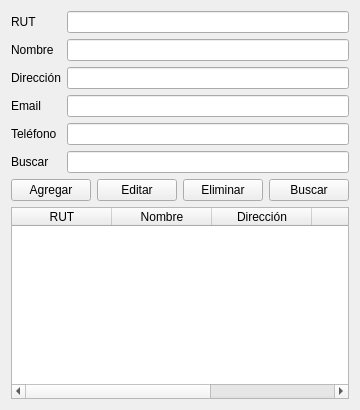
<?xml version="1.0" encoding="UTF-8"?>
<ui version="4.0">
 <class>ClientesForm</class>
 <widget class="QWidget" name="ClientesForm">
  <layout class="QVBoxLayout" name="verticalLayout">
   <item>
    <layout class="QGridLayout" name="formLayout">
     <item row="0" column="0">
      <widget class="QLabel" name="labelRut">
       <property name="text">
        <string>RUT</string>
       </property>
      </widget>
     </item>
     <item row="0" column="1">
      <widget class="QLineEdit" name="inputRut"/>
     </item>
     <item row="1" column="0">
      <widget class="QLabel" name="labelNombre">
       <property name="text">
        <string>Nombre</string>
       </property>
      </widget>
     </item>
     <item row="1" column="1">
      <widget class="QLineEdit" name="inputNombre"/>
     </item>
     <item row="2" column="0">
      <widget class="QLabel" name="labelDireccion">
       <property name="text">
        <string>Dirección</string>
       </property>
      </widget>
     </item>
     <item row="2" column="1">
      <widget class="QLineEdit" name="inputDireccion"/>
     </item>
     <item row="3" column="0">
      <widget class="QLabel" name="labelEmail">
       <property name="text">
        <string>Email</string>
       </property>
      </widget>
     </item>
     <item row="3" column="1">
      <widget class="QLineEdit" name="inputEmail"/>
     </item>
     <item row="4" column="0">
      <widget class="QLabel" name="labelTelefono">
       <property name="text">
        <string>Teléfono</string>
       </property>
      </widget>
     </item>
     <item row="4" column="1">
      <widget class="QLineEdit" name="inputTelefono"/>
     </item>
     <item row="5" column="0">
      <widget class="QLabel" name="labelBuscar">
       <property name="text">
        <string>Buscar</string>
       </property>
      </widget>
     </item>
     <item row="5" column="1">
      <widget class="QLineEdit" name="inputBuscar"/>
     </item>
    </layout>
   </item>
   <item>
    <layout class="QHBoxLayout" name="horizontalLayout">
     <item>
      <widget class="QPushButton" name="btnAgregar">
       <property name="text">
        <string>Agregar</string>
       </property>
      </widget>
     </item>
     <item>
      <widget class="QPushButton" name="btnEditar">
       <property name="text">
        <string>Editar</string>
       </property>
      </widget>
     </item>
     <item>
      <widget class="QPushButton" name="btnEliminar">
       <property name="text">
        <string>Eliminar</string>
       </property>
      </widget>
     </item>
     <item>
      <widget class="QPushButton" name="btnBuscar">
       <property name="text">
        <string>Buscar</string>
       </property>
      </widget>
     </item>
    </layout>
   </item>
   <item>
    <widget class="QTableWidget" name="tablaClientes">
     <column>
      <property name="text">
       <string>RUT</string>
      </property>
     </column>
     <column>
      <property name="text">
       <string>Nombre</string>
      </property>
     </column>
     <column>
      <property name="text">
       <string>Dirección</string>
      </property>
     </column>
     <column>
      <property name="text">
       <string>Email</string>
      </property>
     </column>
     <column>
      <property name="text">
       <string>Teléfono</string>
      </property>
     </column>
    </widget>
   </item>
  </layout>
 </widget>
 <resources/>
 <connections/>
</ui>
